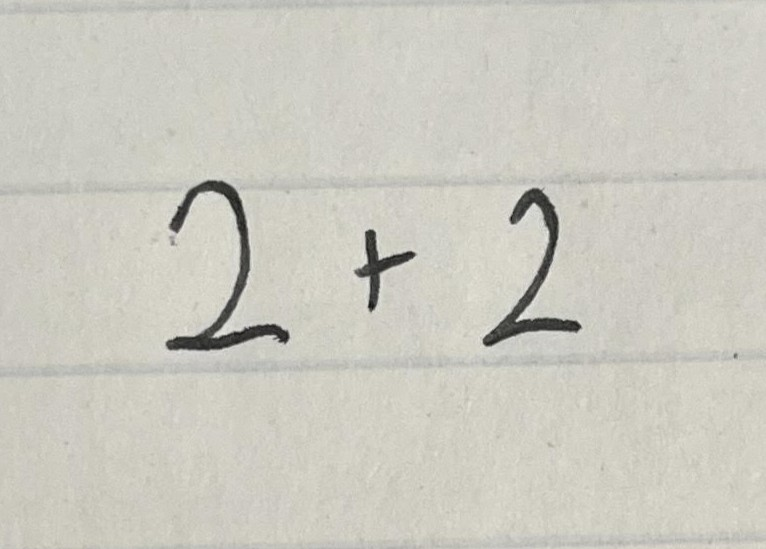
#> input picture images/handwrittenequation.jpg, 766 x 549 px
$ python ParseImage.py
#> lines starting #> are read from the running program, lines starting #| are printed output that depends on the picture; after the words box and inside, x2 and y2 are one past the last pixel; in counts of white or black regions, pixels touching at a corner belong together
import cv2
import numpy as np

class ImageParser():

    parts_of_equation = []

    def __init__(self, imagePath: str):
        self.imagePath = imagePath
        self.parseImage()

    def displayImage(self, cvImage, name):
        cv2.imshow(name, cvImage)
        cv2.waitKey(0)
    def displayParts(self):
        for i, part in enumerate(self.parts_of_equation):
            cv2.imshow(f'part {i}', part)
        cv2.waitKey(0)
    def changeImagePath(self, imagePath: str):
        self.imagePath = imagePath
        self.parts_of_equation.clear()
        self.parseImage()

    #for testing the image parser
    def parseImage(self) -> list:
        image = cv2.imread(self.imagePath)
#> image is the input picture: shape (549, 766, 3); mean B, G, R 192.6, 202.1, 203.6
        if image is None:
            print("NO IMAGE FOUND")
            exit()
        grayscaleImage = cv2.cvtColor(image, cv2.COLOR_BGR2GRAY)
        _, grayscaleImage = cv2.threshold(grayscaleImage, 88, 255, cv2.THRESH_BINARY)
#> grayscaleImage: shape (549, 766); 98.3% white; 3 black regions, box (x1, y1, x2, y2) and area: (167, 181, 289, 350) 3242, (483, 189, 581, 346) 2702, (356, 230, 415, 311) 1099

        # The following lines "fill" in the black parts (thanks chatgpt)
        # Set the size of the kernel for morphological operations
        kernel_size = 5
        # Create a rectangular kernel for opening operation
        kernel = np.ones((kernel_size, kernel_size), np.uint8)
        # Apply morphological opening to remove white noise in black areas
        grayscaleImage = cv2.morphologyEx(grayscaleImage, cv2.MORPH_OPEN, kernel)
#> grayscaleImage: shape (549, 766); 98.3% white; 3 black regions, box (x1, y1, x2, y2) and area: (167, 181, 289, 350) 3269, (483, 189, 581, 346) 2775, (356, 230, 415, 311) 1109

        #edge detection filter
        edges = cv2.Canny(grayscaleImage, 500, 1500)
#> edges: shape (549, 766); 0.38% white in thin lines or dots, all inside (x1, y1, x2, y2) = (166, 180, 581, 350)

        # Find contours in the edge-detected image. A contour is a mathematical representation of an image part's bounding
        contours, _ = cv2.findContours(edges, cv2.RETR_EXTERNAL, cv2.CHAIN_APPROX_SIMPLE)
#> contours = 3 contours; box (x1, y1, x2, y2) and area: (166, 180, 289, 350) 3286, (482, 188, 581, 346) 2802, (356, 229, 415, 311) 1120
        self.displayImage(edges, 'name')


        # go through the contours to find the bounding box of them and then crop the image based on that
        for contour in contours:
            x, y, w, h = cv2.boundingRect(contour)
            # skips fragments
            if h * w < 350:
                print(str(h * w))
                continue
            cropped_part = grayscaleImage[y:y+h, x:x+w]
            # resize to 28 by 28 for the neural network
            cropped_part = cv2.resize(cropped_part, (28, 28))
            self.parts_of_equation.append(cropped_part)
#> this loop made 3 passes
#> (x, y, w, h) on passes 1 to 3: (356, 229, 59, 82), (482, 188, 99, 158), (166, 180, 123, 170)

        '''
        # Display images
        for part in parts_of_equation:
            self.displayImage(part, 'part')
        '''

        return self.parts_of_equation

def main():
    ip = ImageParser('images/handwrittenequation.jpg')
    ip.displayParts()
#> the loop in displayParts, `for i, part in enumerate(self.parts_of_equation):` made 3 passes
    cv2.destroyAllWindows()
    ip.changeImagePath('images/handwrittenequation2.jpg')
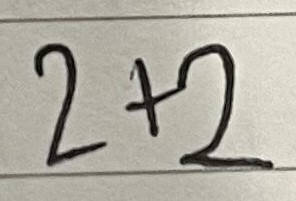
#> input picture images/handwrittenequation2.jpg, 296 x 201 px
#> in parseImage, image is the input picture: shape (201, 296, 3); mean B, G, R 162.1, 173.2, 175.8
#> in parseImage (call 2), `_, grayscaleImage = cv2.threshold(grayscaleImage, 88, 255, cv2.THRESH_..`:
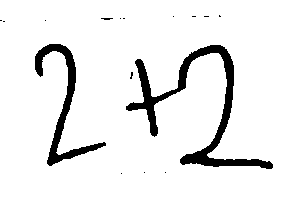
#> grayscaleImage: shape (201, 296); 92.3% white; 16 black regions (14 under 20 px), largest, box (x1, y1, x2, y2) and area: (126, 45, 273, 169) 2990, (35, 44, 106, 166) 1551
#> in parseImage (call 2), `grayscaleImage = cv2.morphologyEx(grayscaleImage, cv2.MORPH_OPEN, kern..`: grayscaleImage: shape (201, 296); 92.2% white; 15 black regions (13 under 20 px), largest, box (x1, y1, x2, y2) and area: (126, 45, 273, 169) 3010, (35, 44, 106, 166) 1556
#> in parseImage (call 2), `edges = cv2.Canny(grayscaleImage, 500, 1500)`: edges: shape (201, 296); 2.1% white in thin lines or dots, all inside (x1, y1, x2, y2) = (34, 15, 273, 169)
#> in parseImage (call 2), `contours, _ = cv2.findContours(edges, cv2.RETR_EXTERNAL, cv2.CHAIN_APP..`: contours = 7 contours, 5 with area under 20; largest, box (x1, y1, x2, y2) and area: (125, 44, 273, 169) 3024, (34, 43, 106, 166) 1570
#> the loop in parseImage (call 2), `for contour in contours:` made 7 passes
#> (x, y, w, h) on passes 1, 3, 4, 5, 6: (130, 78, 1, 1), (130, 72, 3, 5), (125, 44, 148, 125), (34, 43, 72, 123), (100, 17, 13, 3)
#> (contour, x, y, w, h) on passes 2, 7: ([[132, 75], [132, 76]], 132, 75, 1, 2), ([[218, 15], [218, 16], [219, 15], [220, 15]], 218, 15, 3, 2)
#| 1
#| 2
#| 15
#| 39
#| 6
    ip.displayParts()
#> the loop in displayParts (call 2), `for i, part in enumerate(self.parts_of_equation):` made 2 passes
    cv2.destroyAllWindows()
    ip.changeImagePath('images/handwrittenequation3.jpg')
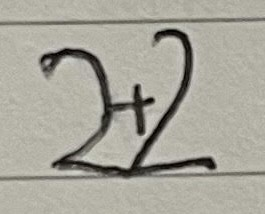
#> input picture images/handwrittenequation3.jpg, 265 x 214 px
#> in parseImage, image is the input picture: shape (214, 265, 3); mean B, G, R 154.7, 165.4, 167.6
#> in parseImage (call 3), `_, grayscaleImage = cv2.threshold(grayscaleImage, 88, 255, cv2.THRESH_..`: grayscaleImage: shape (214, 265); 92.8% white; 3 black regions (2 under 20 px), largest, box (x1, y1, x2, y2) and area: (40, 29, 216, 178) 4079
#> in parseImage (call 3), `grayscaleImage = cv2.morphologyEx(grayscaleImage, cv2.MORPH_OPEN, kern..`: grayscaleImage: shape (214, 265); 92.6% white; 2 black regions (1 under 20 px), largest, box (x1, y1, x2, y2) and area: (40, 29, 216, 178) 4196
#> in parseImage (call 3), `edges = cv2.Canny(grayscaleImage, 500, 1500)`: edges: shape (214, 265); 2.2% white in thin lines or dots, all inside (x1, y1, x2, y2) = (40, 28, 216, 178)
#> in parseImage (call 3), `contours, _ = cv2.findContours(edges, cv2.RETR_EXTERNAL, cv2.CHAIN_APP..`: contours = 2 contours; box (x1, y1, x2, y2) and area: (40, 28, 216, 178) 113, (44, 59, 50, 65) 22
#> the loop in parseImage (call 3), `for contour in contours:` made 2 passes
#> (x, y, w, h) on passes 1 to 2: (44, 59, 6, 6), (40, 28, 176, 150)
#| 36
    ip.displayParts()
    cv2.destroyAllWindows()
    ip.changeImagePath('images/handwrittenequation4.jpg')
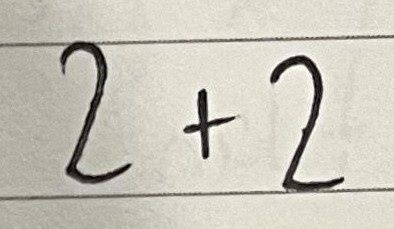
#> input picture images/handwrittenequation4.jpg, 394 x 229 px
#> in parseImage, image is the input picture: shape (229, 394, 3); mean B, G, R 186.7, 197.9, 201.3
#> in parseImage (call 4), `_, grayscaleImage = cv2.threshold(grayscaleImage, 88, 255, cv2.THRESH_..`: grayscaleImage: shape (229, 394); 95.4% white; 42 black regions (39 under 20 px), largest, box (x1, y1, x2, y2) and area: (61, 42, 131, 183) 1704, (271, 56, 344, 192) 1605, (184, 89, 235, 159) 715
#> in parseImage (call 4), `grayscaleImage = cv2.morphologyEx(grayscaleImage, cv2.MORPH_OPEN, kern..`: grayscaleImage: shape (229, 394); 95.3% white; 25 black regions (20 under 20 px), largest, box (x1, y1, x2, y2) and area: (61, 42, 131, 183) 1734, (271, 56, 344, 193) 1636, (184, 89, 235, 159) 729, (368, 36, 394, 38) 41, (307, 37, 323, 39) 23
#> in parseImage (call 4), `edges = cv2.Canny(grayscaleImage, 500, 1500)`: edges: shape (229, 394); 1.5% white in thin lines or dots, all inside (x1, y1, x2, y2) = (31, 35, 394, 199)
#> in parseImage (call 4), `contours, _ = cv2.findContours(edges, cv2.RETR_EXTERNAL, cv2.CHAIN_APP..`: contours = 16 contours, 12 with area under 20; largest, box (x1, y1, x2, y2) and area: (183, 89, 235, 159) 731, (270, 55, 344, 193) 28, (60, 41, 131, 183) 27, (71, 196, 85, 199) 26
#> the loop in parseImage (call 4), `for contour in contours:` made 16 passes
#> (x, y, w, h) on passes 2, 3, 5, 6, 8, 9, 11, 13, 14, 15, 16: (71, 196, 14, 3), (31, 196, 8, 3), (288, 187, 43, 5), (183, 89, 52, 70), (270, 55, 74, 138), (60, 41, 71, 142), (235, 38, 7, 3), (276, 37, 7, 3), (346, 36, 8, 3), (306, 36, 17, 3), (367, 35, 27, 4)
#> (contour, x, y, w, h) on passes 1, 4, 7, 10, 12: ([[37, 198], [38, 198]], 37, 198, 2, 1), ([[332, 188], [332, 190]], 332, 188, 1, 3), ([[64, 69], [64, 70]], 64, 69, 1, 2), ([[281, 39], [282, 39]], 281, 39, 2, 1), ([[387, 37], [393, 37]], 387, 37, 7, 1)
#| 2
#| 42
#| 24
#| 3
#| 215
#| 2
#| 2
#| 21
#> (further printed lines are left out)
    ip.displayParts()
    cv2.destroyAllWindows()
    ip.changeImagePath('images/handwrittenequation5.jpg')
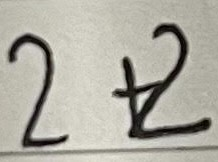
#> input picture images/handwrittenequation5.jpg, 218 x 162 px
#> in parseImage, image is the input picture: shape (162, 218, 3); mean B, G, R 162.8, 173.3, 175.6
#> in parseImage (call 5), `_, grayscaleImage = cv2.threshold(grayscaleImage, 88, 255, cv2.THRESH_..`: grayscaleImage: shape (162, 218); 90.1% white; 2 black regions, box (x1, y1, x2, y2) and area: (114, 24, 211, 139) 2385, (9, 34, 67, 147) 1119
#> in parseImage (call 5), `grayscaleImage = cv2.morphologyEx(grayscaleImage, cv2.MORPH_OPEN, kern..`: grayscaleImage: shape (162, 218); 89.9% white; 2 black regions, box (x1, y1, x2, y2) and area: (114, 24, 211, 139) 2435, (9, 34, 67, 147) 1129
#> in parseImage (call 5), `edges = cv2.Canny(grayscaleImage, 500, 1500)`:
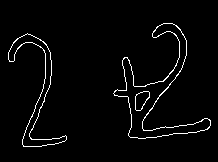
#> edges: shape (162, 218); 2.9% white in thin lines or dots, all inside (x1, y1, x2, y2) = (8, 23, 211, 147)
#> in parseImage (call 5), `contours, _ = cv2.findContours(edges, cv2.RETR_EXTERNAL, cv2.CHAIN_APP..`: contours = 2 contours; box (x1, y1, x2, y2) and area: (113, 23, 211, 139) 2652, (8, 33, 67, 147) 1135
#> the loop in parseImage (call 5), `for contour in contours:` made 2 passes
#> (x, y, w, h) on passes 1 to 2: (8, 33, 59, 114), (113, 23, 98, 116)
#> pass 2, in parseImage (call 5), `cropped_part = cv2.resize(cropped_part, (28, 28))`:
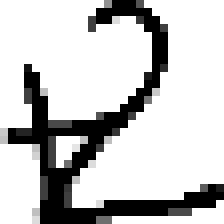
#> cropped_part: shape (28, 28) (shown 8 times larger); min 0, max 255, mean 197.9
    ip.displayParts()
    cv2.destroyAllWindows()

if __name__ == '__main__':
    main()
